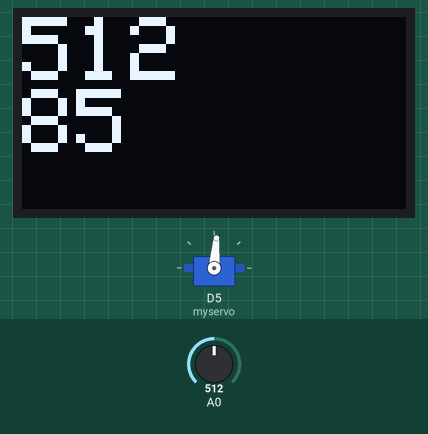
This sketch was run on a simulated ESP8266 (NodeMCU). On the bench: servo, 128×64 one-colour display. The test bench sets the inputs (shaded band); at power-on: A0 = 512. The display library's start-up logo is not drawn; what the sketch prints to the serial monitor is not drawn.

Above: at 3.2 s.
3.3 s: A0 set to 716
At 3.9 s:
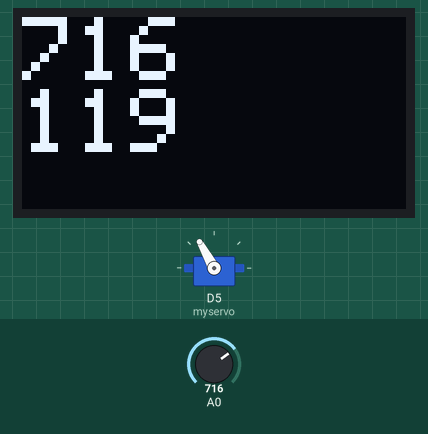
4.8 s: A0 set to 900
At 5.4 s:
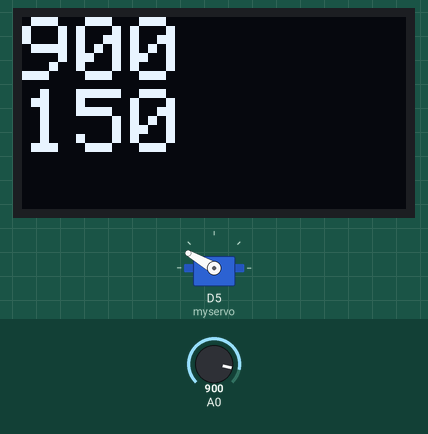
6.3 s: A0 set to 1023
At 6.9 s:
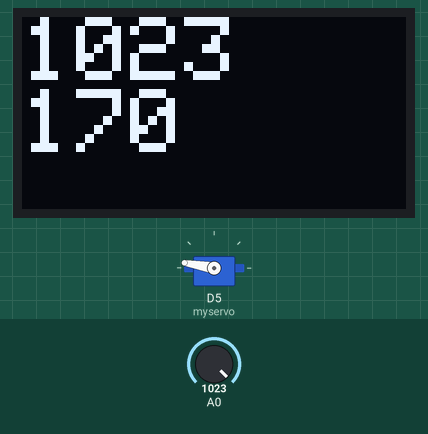
7.8 s: A0 set to 306
At 8.4 s:
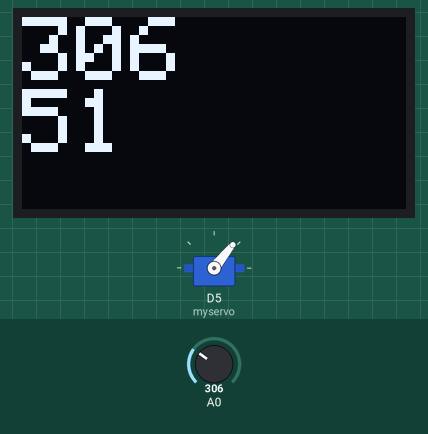
9.3 s: A0 set to 122
At 9.8 s:
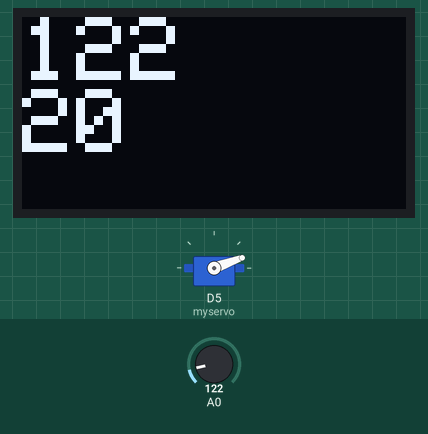
10.8 s: A0 set to 0
At 11.3 s:
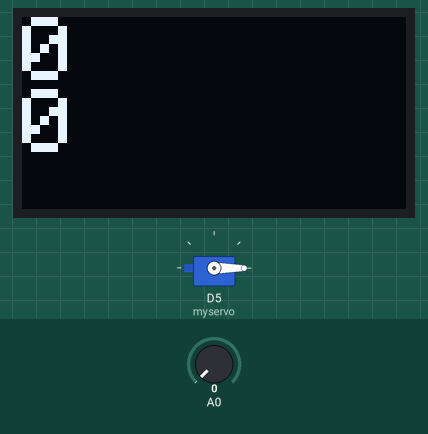
Timing chart, 0 to 13.3 s (numbered marks = the images above; inputs shaded):
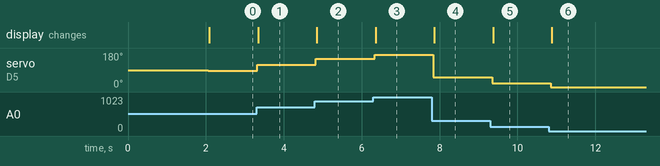

The sketch:

Sweep.ino
```cpp
#include <Streaming.h>
#include <Servo.h>

// -- OLED -------
#include <Adafruit_GFX.h>
#include <Adafruit_SSD1306.h>
// OLED i2c
#define OLED_RESET -1
#define OLED_SCREEN_I2C_ADDRESS 0x3C
#define SCREEN_WIDTH 128 // OLED display width, in pixels
#define SCREEN_HEIGHT 64 // OLED display height, in pixels
Adafruit_SSD1306 display(SCREEN_WIDTH, SCREEN_HEIGHT);

Servo myservo;  // create servo object to control a servo
// twelve servo objects can be created on most boards


void setup() {
  myservo.attach(D5, 500, 2400);  // attaches the servo on GIO2 to the servo object

  Serial.begin(115200);
  Serial << endl << "Hello World" << endl;

  // -- OLED --------------
  display.begin(SSD1306_SWITCHCAPVCC, OLED_SCREEN_I2C_ADDRESS);
  display.display();
  delay(2000);
  display.clearDisplay();
  display.setCursor(0,0);
  display.setTextSize(3); // - a line is 21 chars in this size
  display.setTextColor(WHITE);


}

void loop() {


  int sensorValue = analogRead(A0);

  int pos = 180;

myservo.write(sensorValue/6);
  ///for (pos = 180; pos >= 0; pos -= 1) {  // goes from 180 degrees to 0 degrees
  ///  myservo.write(pos);                  // tell servo to go to position in variable 'pos'
  ///  delay(500);                           // waits 15ms for the servo to reach the position
  ///}
  ///delay(200);
  ///myservo.write(180);
  ///delay(400);
display.clearDisplay();
display.setCursor(0,0);

display << sensorValue << endl;
display << sensorValue/6 << endl;

display.display();

delay(100);

}
```

Measured:
- after the input at 3.3 s, servo on D5 (myservo): 85° → 119° at once; the display: changes at once (image 1)
- after the input at 4.8 s, servo on D5 (myservo): 119° → 150° at once; the display: changes after 0.05 s (image 2)
- after the input at 6.3 s, servo on D5 (myservo): 150° → 170° at once; the display: changes after 0.06 s (image 3)
- after the input at 7.8 s, servo on D5 (myservo): 170° → 51° at once; the display: changes after 0.07 s (image 4)
- after the input at 9.3 s, servo on D5 (myservo): 51° → 20° after 0.05 s; the display: changes after 0.07 s (image 5)
- after the input at 10.8 s, servo on D5 (myservo): 20° → 0° after 0.06 s; the display: changes after 0.08 s (image 6)
